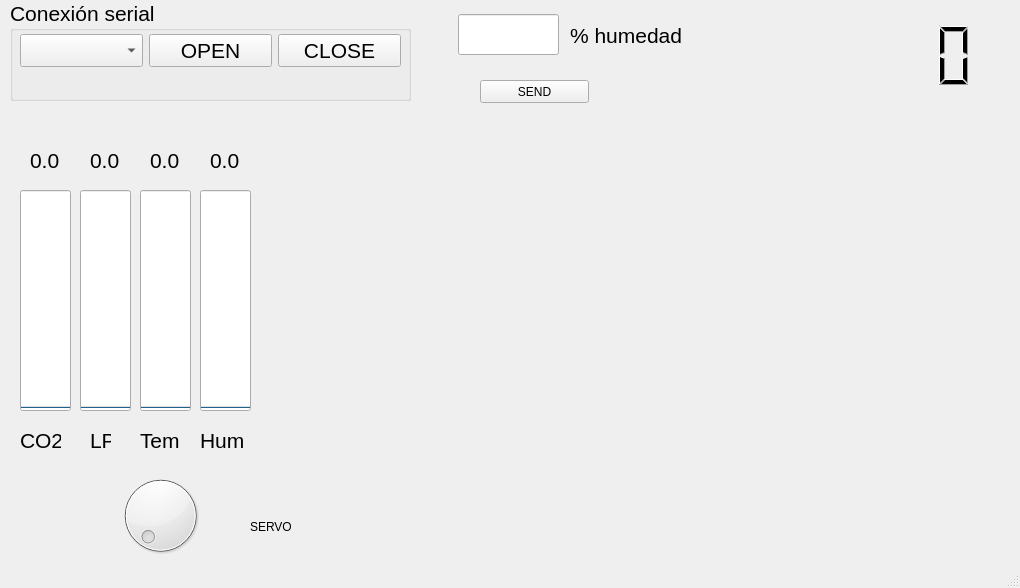
<?xml version="1.0" encoding="UTF-8"?>
<ui version="4.0">
 <class>MainWindow</class>
 <widget class="QMainWindow" name="MainWindow">
  <property name="geometry">
   <rect>
    <x>0</x>
    <y>0</y>
    <width>1020</width>
    <height>588</height>
   </rect>
  </property>
  <property name="windowTitle">
   <string>MainWindow</string>
  </property>
  <property name="tabShape">
   <enum>QTabWidget::Rounded</enum>
  </property>
  <widget class="QWidget" name="centralwidget">
   <widget class="QGroupBox" name="groupBox_2">
    <property name="geometry">
     <rect>
      <x>10</x>
      <y>0</y>
      <width>401</width>
      <height>101</height>
     </rect>
    </property>
    <property name="font">
     <font>
      <pointsize>16</pointsize>
     </font>
    </property>
    <property name="title">
     <string>Conexión serial</string>
    </property>
    <widget class="QWidget" name="layoutWidget">
     <property name="geometry">
      <rect>
       <x>10</x>
       <y>20</y>
       <width>381</width>
       <height>61</height>
      </rect>
     </property>
     <layout class="QHBoxLayout" name="horizontalLayout">
      <item>
       <widget class="QComboBox" name="comL">
        <property name="enabled">
         <bool>true</bool>
        </property>
        <property name="font">
         <font>
          <pointsize>16</pointsize>
         </font>
        </property>
       </widget>
      </item>
      <item>
       <widget class="QPushButton" name="openB">
        <property name="font">
         <font>
          <pointsize>16</pointsize>
         </font>
        </property>
        <property name="text">
         <string>OPEN</string>
        </property>
       </widget>
      </item>
      <item>
       <widget class="QPushButton" name="closeB">
        <property name="font">
         <font>
          <pointsize>16</pointsize>
         </font>
        </property>
        <property name="text">
         <string>CLOSE</string>
        </property>
       </widget>
      </item>
     </layout>
    </widget>
   </widget>
   <widget class="QDial" name="servoK">
    <property name="geometry">
     <rect>
      <x>110</x>
      <y>470</y>
      <width>101</width>
      <height>91</height>
     </rect>
    </property>
    <property name="maximum">
     <number>180</number>
    </property>
   </widget>
   <widget class="QLabel" name="label_4">
    <property name="geometry">
     <rect>
      <x>250</x>
      <y>520</y>
      <width>47</width>
      <height>13</height>
     </rect>
    </property>
    <property name="text">
     <string>SERVO</string>
    </property>
   </widget>
   <widget class="QProgressBar" name="nivelCO">
    <property name="geometry">
     <rect>
      <x>20</x>
      <y>190</y>
      <width>51</width>
      <height>221</height>
     </rect>
    </property>
    <property name="minimum">
     <number>200</number>
    </property>
    <property name="maximum">
     <number>400</number>
    </property>
    <property name="value">
     <number>199</number>
    </property>
    <property name="orientation">
     <enum>Qt::Vertical</enum>
    </property>
   </widget>
   <widget class="QLabel" name="labCO2">
    <property name="geometry">
     <rect>
      <x>30</x>
      <y>150</y>
      <width>41</width>
      <height>21</height>
     </rect>
    </property>
    <property name="font">
     <font>
      <pointsize>16</pointsize>
     </font>
    </property>
    <property name="text">
     <string>0.0</string>
    </property>
   </widget>
   <widget class="QLCDNumber" name="lcdN">
    <property name="geometry">
     <rect>
      <x>780</x>
      <y>20</y>
      <width>211</width>
      <height>71</height>
     </rect>
    </property>
    <property name="font">
     <font>
      <family>MS Sans Serif</family>
     </font>
    </property>
    <property name="frameShadow">
     <enum>QFrame::Raised</enum>
    </property>
    <property name="lineWidth">
     <number>0</number>
    </property>
    <property name="smallDecimalPoint">
     <bool>false</bool>
    </property>
    <property name="digitCount">
     <number>5</number>
    </property>
    <property name="segmentStyle">
     <enum>QLCDNumber::Filled</enum>
    </property>
   </widget>
   <widget class="PlotWidget" name="graph" native="true">
    <property name="geometry">
     <rect>
      <x>330</x>
      <y>120</y>
      <width>671</width>
      <height>191</height>
     </rect>
    </property>
   </widget>
   <widget class="QPushButton" name="sendB">
    <property name="geometry">
     <rect>
      <x>480</x>
      <y>80</y>
      <width>109</width>
      <height>23</height>
     </rect>
    </property>
    <property name="text">
     <string>SEND</string>
    </property>
   </widget>
   <widget class="QLineEdit" name="textF">
    <property name="geometry">
     <rect>
      <x>458</x>
      <y>14</y>
      <width>101</width>
      <height>41</height>
     </rect>
    </property>
    <property name="font">
     <font>
      <pointsize>20</pointsize>
     </font>
    </property>
    <property name="alignment">
     <set>Qt::AlignCenter</set>
    </property>
   </widget>
   <widget class="QProgressBar" name="nivelLP">
    <property name="geometry">
     <rect>
      <x>80</x>
      <y>190</y>
      <width>51</width>
      <height>221</height>
     </rect>
    </property>
    <property name="minimum">
     <number>200</number>
    </property>
    <property name="maximum">
     <number>400</number>
    </property>
    <property name="value">
     <number>199</number>
    </property>
    <property name="orientation">
     <enum>Qt::Vertical</enum>
    </property>
   </widget>
   <widget class="QLabel" name="labLP">
    <property name="geometry">
     <rect>
      <x>90</x>
      <y>150</y>
      <width>41</width>
      <height>21</height>
     </rect>
    </property>
    <property name="font">
     <font>
      <pointsize>16</pointsize>
     </font>
    </property>
    <property name="text">
     <string>0.0</string>
    </property>
   </widget>
   <widget class="QLabel" name="label">
    <property name="geometry">
     <rect>
      <x>20</x>
      <y>430</y>
      <width>41</width>
      <height>21</height>
     </rect>
    </property>
    <property name="font">
     <font>
      <pointsize>16</pointsize>
     </font>
    </property>
    <property name="text">
     <string>CO2</string>
    </property>
   </widget>
   <widget class="QLabel" name="label_2">
    <property name="geometry">
     <rect>
      <x>90</x>
      <y>430</y>
      <width>21</width>
      <height>21</height>
     </rect>
    </property>
    <property name="font">
     <font>
      <pointsize>16</pointsize>
     </font>
    </property>
    <property name="text">
     <string>LP</string>
    </property>
   </widget>
   <widget class="QLabel" name="label_3">
    <property name="geometry">
     <rect>
      <x>570</x>
      <y>20</y>
      <width>121</width>
      <height>31</height>
     </rect>
    </property>
    <property name="font">
     <font>
      <pointsize>16</pointsize>
     </font>
    </property>
    <property name="text">
     <string>% humedad</string>
    </property>
   </widget>
   <widget class="QProgressBar" name="nivelHu">
    <property name="geometry">
     <rect>
      <x>200</x>
      <y>190</y>
      <width>51</width>
      <height>221</height>
     </rect>
    </property>
    <property name="minimum">
     <number>200</number>
    </property>
    <property name="maximum">
     <number>400</number>
    </property>
    <property name="value">
     <number>199</number>
    </property>
    <property name="orientation">
     <enum>Qt::Vertical</enum>
    </property>
   </widget>
   <widget class="QProgressBar" name="nivelTe">
    <property name="geometry">
     <rect>
      <x>140</x>
      <y>190</y>
      <width>51</width>
      <height>221</height>
     </rect>
    </property>
    <property name="minimum">
     <number>200</number>
    </property>
    <property name="maximum">
     <number>400</number>
    </property>
    <property name="value">
     <number>199</number>
    </property>
    <property name="orientation">
     <enum>Qt::Vertical</enum>
    </property>
   </widget>
   <widget class="QLabel" name="labHu">
    <property name="geometry">
     <rect>
      <x>210</x>
      <y>150</y>
      <width>41</width>
      <height>21</height>
     </rect>
    </property>
    <property name="font">
     <font>
      <pointsize>16</pointsize>
     </font>
    </property>
    <property name="text">
     <string>0.0</string>
    </property>
   </widget>
   <widget class="QLabel" name="labTe">
    <property name="geometry">
     <rect>
      <x>150</x>
      <y>150</y>
      <width>41</width>
      <height>21</height>
     </rect>
    </property>
    <property name="font">
     <font>
      <pointsize>16</pointsize>
     </font>
    </property>
    <property name="text">
     <string>0.0</string>
    </property>
   </widget>
   <widget class="QLabel" name="label_6">
    <property name="geometry">
     <rect>
      <x>200</x>
      <y>430</y>
      <width>71</width>
      <height>21</height>
     </rect>
    </property>
    <property name="font">
     <font>
      <pointsize>16</pointsize>
     </font>
    </property>
    <property name="text">
     <string>Hum</string>
    </property>
   </widget>
   <widget class="QLabel" name="label_7">
    <property name="geometry">
     <rect>
      <x>140</x>
      <y>430</y>
      <width>61</width>
      <height>21</height>
     </rect>
    </property>
    <property name="font">
     <font>
      <pointsize>16</pointsize>
     </font>
    </property>
    <property name="text">
     <string>Tem</string>
    </property>
   </widget>
   <widget class="PlotWidget" name="graphHum" native="true">
    <property name="geometry">
     <rect>
      <x>330</x>
      <y>340</y>
      <width>671</width>
      <height>191</height>
     </rect>
    </property>
   </widget>
  </widget>
  <widget class="QStatusBar" name="statusbar"/>
 </widget>
 <customwidgets>
  <customwidget>
   <class>PlotWidget</class>
   <extends>QWidget</extends>
   <header>pyqtgraph</header>
   <container>1</container>
  </customwidget>
 </customwidgets>
 <resources>
  <include location="../../images.qrc"/>
 </resources>
 <connections/>
</ui>
